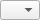
<?xml version="1.0" encoding="UTF-8"?>
<ui version="4.0">
 <class>BookmarkComboBox</class>
 <widget class="QComboBox" name="BookmarkComboBox">
  <property name="geometry">
   <rect>
    <x>0</x>
    <y>0</y>
    <width>40</width>
    <height>20</height>
   </rect>
  </property>
  <property name="windowTitle">
   <string>Form</string>
  </property>
 </widget>
 <resources/>
 <connections/>
</ui>
